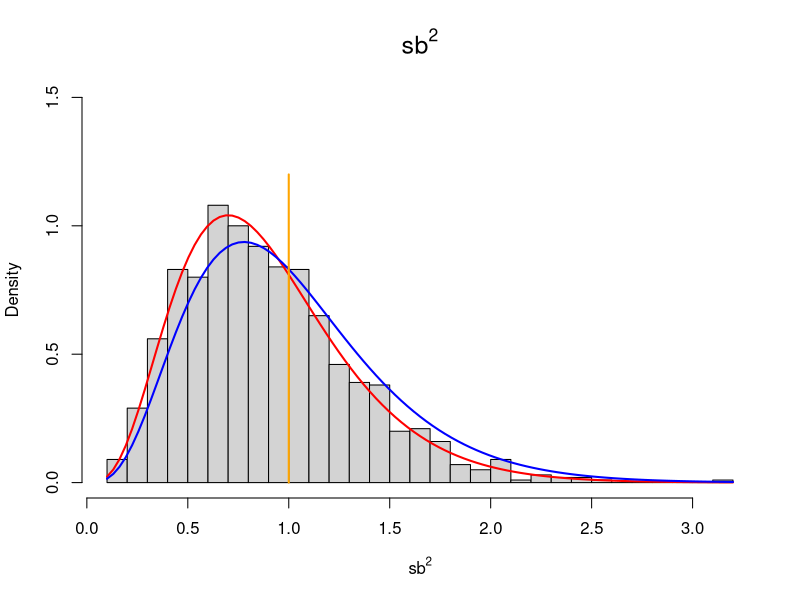

Recreate this plot in R.
# REQUIRED FUNCTIONS #

# Biased sample-variance, done in an efficient manner
var_b <- function(x)
{
    var(x)*(length(x)-1)/length(x)
}



# EXERCISE #

set.seed(123)    # Be reproducible

R <- 1000        # Replications
n <- 10          # Samples per Replication

sigma <- 1       # Normal StdDev


samples <- array(0, c(R, n))
for (i in 1:R){
  samples[i, ] <- rnorm(n, 0, sigma)    # Can we be more efficient without rewriting everything?
}

samples_stat <- array(0, R)
samples_stat <- apply(samples, 1, var_b)


par(mfrow=c(1,1), oma=c(0,0,0,0))

hist(samples_stat, breaks= 40, probability = TRUE,    # Biased sample-variance (hist)
    xlab=expression(sb^2), main= bquote(sb^2), cex.main=1.5, ylim = c(0, 1.5))

# Biased sample-variance (line)
curve(((n)/sigma^2) * dchisq(x * ((n)/sigma^2), df = n - 1),
      add = TRUE, col="red", lwd=2, main="N(0,1)")

# UN-biased sample-variance (line)
curve(((n-1)/sigma^2) * dchisq(x * ((n-1)/sigma^2), df = n - 1),
      add = TRUE, col="blue", lwd=2, main="N(0,1)")

# Make the "bias" more apparent
segments(1, 0, 1, 1.2,
         col="orange", lwd=2)

